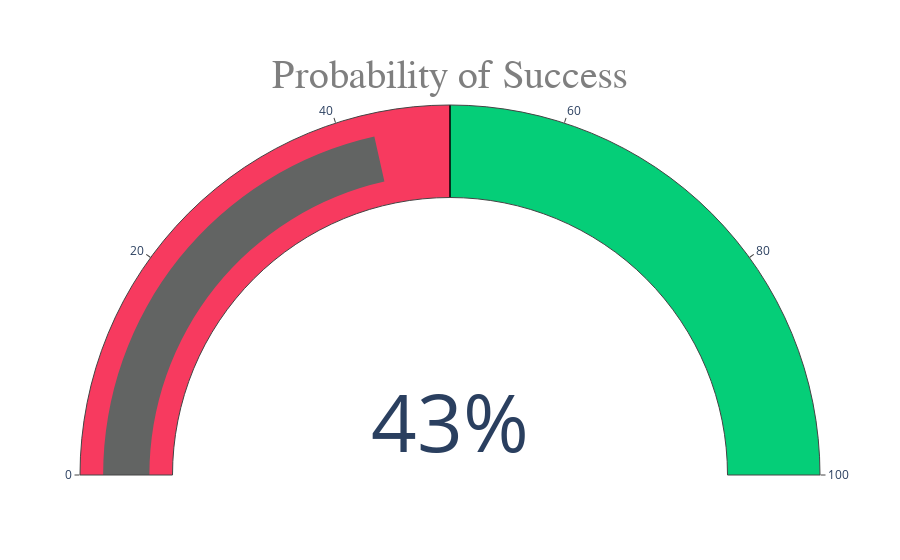

Here is the notebook cell this chart was saved with:
### Code cell
fig = go.Figure(go.Indicator(
    mode = "gauge+number", 
    value = probability,
    number = {'suffix': "%"},
    domain = {'x': [0, 1], 'y': [0, 1]},
    title = {'text': "Probability of Success", 'font':{'family':'Droid Sans Mono', 'size':40, 'color':'#7f7f7f'}},
    gauge = {'axis': {'range': [None, 100]},
             'bar': {'color': "#626463"},
             'steps' : [
                 {'range': [0, 50], 'color': "#f73a5f"}, 
                 {'range': [50, 100], 'color': "#05ce78"}], 
             'threshold' : {'line': {'color': "black", 'width': 1}, 'thickness': 1, 'value': 50}}))

fig.show()

### Figure 1 — Plotly figure (JSON) as saved in the notebook; plotly's stock layout.template omitted (floating-point values rounded to 4 significant figures)
{"data": [{"domain": {"x": [0, 1], "y": [0, 1]}, "gauge": {"axis": {"range": [null, 100]}, "bar": {"color": "#626463"}, "steps": [{"color": "#f73a5f", "range": [0, 50]}, {"color": "#05ce78", "range": [50, 100]}], "threshold": {"line": {"color": "black", "width": 1}, "thickness": 1, "value": 50}}, "mode": "gauge+number", "number": {"suffix": "%"}, "title": {"font": {"color": "#7f7f7f", "family": "Droid Sans Mono", "size": 40}, "text": "Probability of Success"}, "type": "indicator", "value": 43}], "layout": {"autosize": true}}
